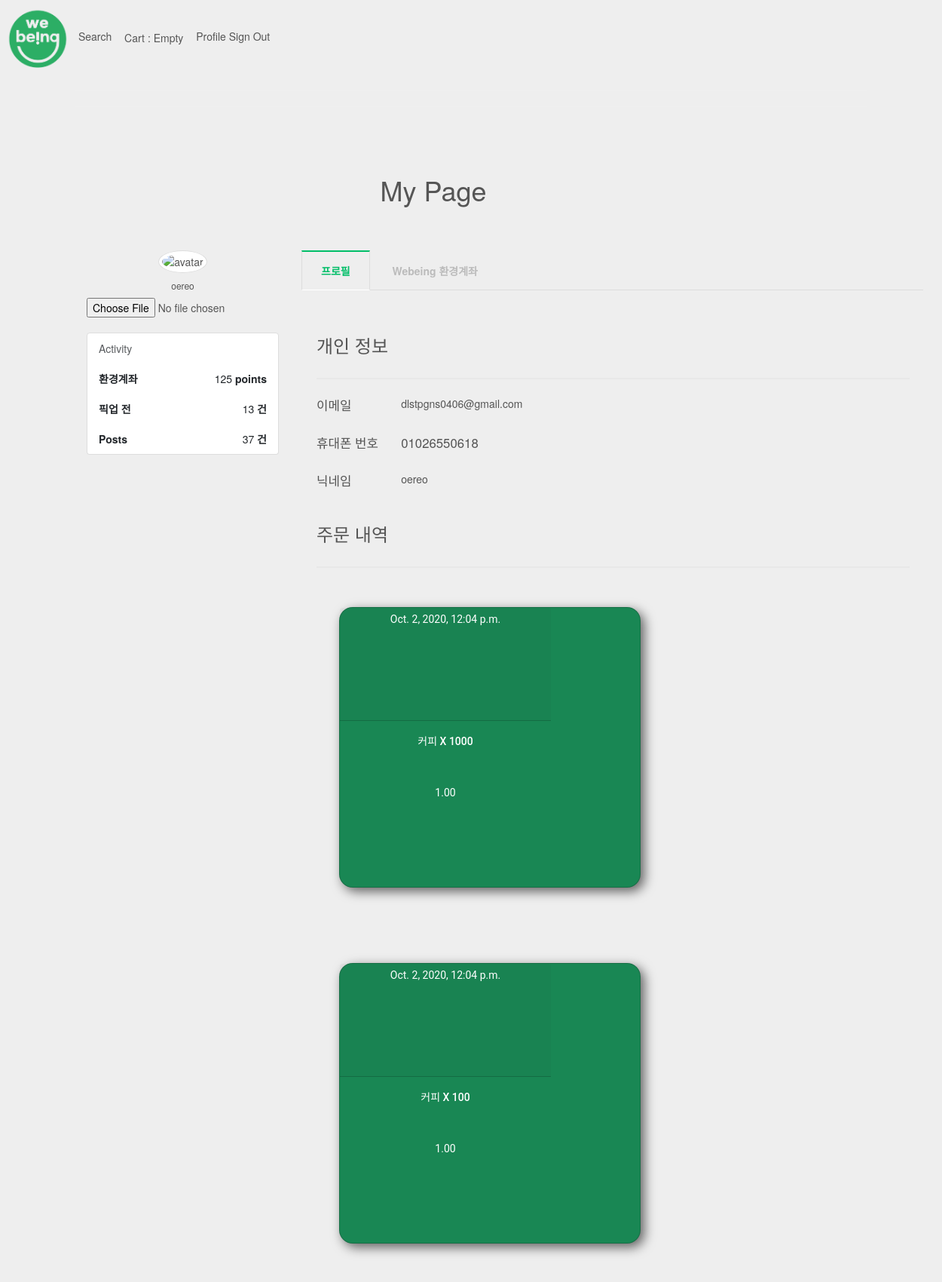
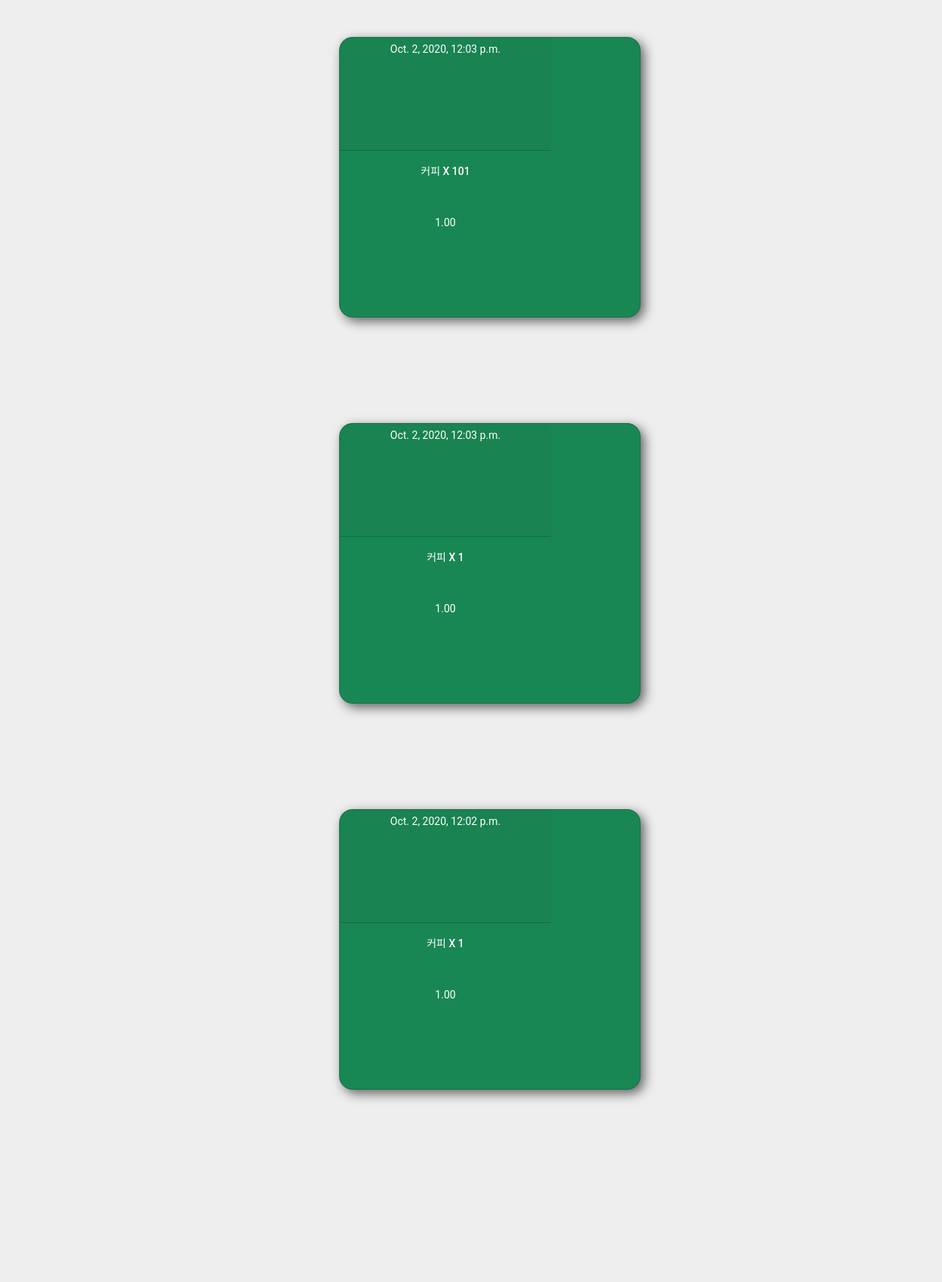
Screenshot of /customerPage/ (signed in, upper part) with the database file from the repository (2 pictures, top to bottom).
### Account/models.py (models this page shows, shortened)
class User(AbstractBaseUser):
    email = models.EmailField(
        verbose_name='email',
        max_length=255,
        unique=True,
    )
    nickname = models.CharField(
        max_length=20,
        null=False,
        unique=True
    )
    phone_number = models.CharField(max_length=14, null=False, unique=True)
    business_number = models.CharField(max_length=30, null=True, unique=True)
    seller_address = models.CharField(max_length=30, null=True, unique=True)
    seller_name = models.CharField(max_length=30, null=True, unique=True)
    env_money = models.IntegerField(null=True)
    is_active = models.BooleanField(default=True)
    is_admin = models.BooleanField(default=False)
    is_seller = models.BooleanField(null=True, default=True)
    objects = UserManager()
    USERNAME_FIELD = 'email'
    REQUIRED_FIELDS = ['nickname', 'phone_number']

### order/models.py (models this page shows, shortened)
class OrderItem(models.Model):
    order = models.ForeignKey(Order, on_delete=models.CASCADE, related_name='items')
    product = models.ForeignKey(Product, on_delete=models.PROTECT, related_name='order_products')
    price = models.DecimalField(max_digits=10, decimal_places=2)
    quantity = models.PositiveIntegerField(default=1)
    created = models.DateTimeField(auto_now_add=True)
    updated = models.DateTimeField(auto_now=True)

### shop/models.py (models this page shows, shortened)
class Product(models.Model):
    restaurant = models.ForeignKey(Restaurant, on_delete=models.SET_NULL, null=True, related_name='products')
    name = models.CharField(max_length=200, db_index=True)
    slug = models.SlugField(max_length=200, db_index=True, unique=True, allow_unicode=True)
    image = models.ImageField(upload_to='products/%Y/%m/%d', blank=True)
    description = models.TextField(blank=True)
    meta_description = models.TextField(blank=True)
    origin_price = models.IntegerField()
    price = models.IntegerField()  ## [찬규] 가격 정보 정수값으로 수정했습니다.
    discount = models.IntegerField(default=0)
    stock = models.PositiveIntegerField()
    available_display = models.BooleanField('Display', default=True)
    available_order = models.BooleanField('Order', default=True)
    created = models.DateTimeField(auto_now_add=True)
    updated = models.DateTimeField(auto_now=True)
    class Meta:
        ordering = ['-created']
        index_together = [['id', 'slug']]
    def __str__(self):
        return self.name

### Account/views.py (the view)
# urls.py: path('customerPage/', views.customer_page, name="customerPage"),
def customer_page(request):
    user = request.user
    orders = Order.objects.filter(user=user)
    user_env_point = User.objects.get(email=user.email)
    user_env_point_amount = user_env_point.env_money
    order_items_list = []
    for order in orders:
        order_items_list.append(OrderItem.objects.filter(order=order))
    return render(request, 'customerPage.html', {
        'order_items_list': order_items_list,
        'orders': orders,
        'user_env_point_amount': user_env_point_amount
    })

### Account/templates/customerPage.html (shortened to what this page needs)
{% extends "base.html" %}
{% load static %}
{% block head%}
<link rel="stylesheet" href="https://maxcdn.bootstrapcdn.com/bootstrap/3.3.7/css/bootstrap.min.css">
<link rel = "stylesheet" href = "{% static 'css/customerpage.css'%}">
{% endblock %}
{% block content %}
<hr>
<div class="container bootstrap snippet">
    <div class="row">
        <div class="col-sm-10"><h1>My Page</h1></div>
    </div>
    <div class="row">
        <div class="col-sm-3">
            <div class="text-center">
                <img src="http://ssl.gstatic.com/accounts/ui/avatar_2x.png" class="avatar img-circle img-thumbnail"
                     alt="avatar">
                <h6>{{user.nickname}}</h6>
                <input type="file" class="text-center center-block file-upload">
            </div>
            </hr><br>
            <ul class="list-group">
                <li class="list-group-item text-muted">Activity </li>
                <li class="list-group-item text-right"><span class="pull-left"><strong>환경계좌</strong></span> 125 <strong>
                    points</strong></li>
                <li class="list-group-item text-right"><span class="pull-left"><strong>픽업 전</strong></span> 13 <strong>
                    건</strong></li>
                <li class="list-group-item text-right"><span class="pull-left"><strong>Posts</strong></span> 37<strong>
                    건</strong></li>
            </ul>
        </div>
        <div class="col-sm-9">
            <label for="tab1">프로필</label>
            <label for="tab2">Webeing 환경계좌</label>
            <section id="content1">
                <div class="box-in-profile">
                    <div class="myinfo">
                        <h3>개인 정보</h3>
                        <hr style="border: 1px solid lightgray; width:100%; float:left;">
                    </div>
                    <div class="leftemail">
                        <p id = "fontsub">이메일</p>
                    </div>
                    <div class="rightemail">
                        <p>{{user.email}}</p>
                    </div>
                    <div class="leftphone">
                        <p id = "fontsub">휴대폰 번호</p>
                    </div>
                    <div class="rightphone">
                        <p id="fontsub">{{user.phone_number}}</p>
                    </div>
                    <div class = "leftnickname">
                        <p id = "fontsub">닉네임</p>
                    </div>
                    <div class = "rightnickname">
                        <p>{{user.nickname}}</p>
                    </div>
                    <div class="mybuy">
                        <h3>주문 내역</h3>
                        <hr style="border: 1px solid lightgray; width:100%; float:left;">
                    </div>
                    <div class = "buylist">
                        {% for order_items in order_items_list %}
                        {% for order_item in order_items %}
                        <div class="card text-white bg-success mb-3" style="max-width: 40rem;">
                            <div class="card-header">{{order_item.created}}</div>
                            <div class="card-body">
                                <h5 class="card-title"> {{order_item.product}} X {{order_item.quantity}}
                                </h5>
                                <p class="card-text">{{order_item.price}}</p>
                            </div>
                        </div>
                        <br/>
                        {% endfor %}
                        <br/>
                        <br/>
                        {% endfor %}
                    </div>
                </div>
            </section>
        </div>
    </div>
</div>
</div>
{% endblock %}

### Webeing/templates/base.html (shortened to what this page needs)
{% load static %}
<html lang="en">
<head>
    <link type="text/css" rel="stylesheet" href="https://unpkg.com/bootstrap/dist/css/bootstrap.min.css"/>
    <link type="text/css" rel="stylesheet" href="https://unpkg.com/bootstrap-vue@latest/dist/bootstrap-vue.css"/>
    <link type="text/css" rel="stylesheet" href="{% static 'css/card.css' %}">
    {% block head %}
    {% endblock %}
</head>
<body v-bind:style="margin : 100px">
<div id="nav" v-bind:style="grid">
    <b-navbar toggleable="lg" type="light" variant="light">
        <a href="/main"><img src="{% static '/img/webeing.png'%}" alt="webeing" style="width:100px; height: 100px;"></a>
        <b-collapse id="nav-collapse" is-nav>
            <b-navbar-nav class="mx-auto">
                <b-nav-form>
                    <b-button size="sm" class="my-2 my-sm-0" type="submit">Search</b-button>
                </b-nav-form>
            </b-navbar-nav>
            <b-navbar-nav class="ml-auto">
                {% if user.is_authenticated %}
                <a class="nav-link btn btn-outline-success" href="{% url 'cart:detail' %}">Cart
                    {% if cart|length > 0 %}
                    ${{ cart.get_total_price }} with {{cart|length}} items
                    {% else %}
                    : Empty
                    {% endif %}
                </a>
                <b-nav-item-dropdown right>
                    {% if user.is_seller == True %}
                    <b-dropdown-item href="{% url 'sellerPage' %}">Profile</b-dropdown-item>
                    {% else %}
                    <b-dropdown-item href="{% url 'customerPage' %}">Profile</b-dropdown-item>
                    {% endif %}
                    <b-dropdown-item href="{% url 'logout' %}">Sign Out</b-dropdown-item>
                </b-nav-item-dropdown>
                {% else %}
                <b-nav-item href="{% url 'signup' %}">SIGNUP</b-nav-item>
                <b-nav-item href="{% url 'login' %}">로그인</b-nav-item>
            </b-navbar-nav>
            {% endif %}
        </b-collapse>
    </b-navbar>
</div>
<div style="margin : 0 100px 0 100px">
    <hr>
    {% block content %}
    {% endblock %}
</body>
</html>

### shop/static/css/card.css (style rules this page uses)
a { text-decoration: none }
.card { display: grid; grid-template-columns: 280px; grid-template-rows: 150px 160px 60px; grid-template-areas: "image" "text" "stats"; border-radius: 18px; background: white; box-shadow: 5px 5px 15px rgba(0, 0, 0, 0.6); font-family: roboto; text-align: center; }
.card-text { grid-area: text; }
.card-text { grid-area: text; margin-top: 50px; }
.card { . . . transition: 0.5 s ease; cursor: pointer; margin: 30px; }

### Account/static/css/customerpage.css (style rules this page uses)
.box-in-profile { display: grid; margin: 20px; grid-template-columns: 1fr 6fr ; grid-template-rows: 100px 50px 50px 50px 100px 1fr; grid-template-areas: "myinfo myinfo" "leftemail rightemail" "leftphone rightphone" "leftnickname rightnickname" "mybuy mybuy" "buylist buylist" }
.myinfo { grid-area: myinfo; }
.mybuy { grid-area: mybuy; }
.buylist { grid-area: buylist; }
.box-in-profile:nth-child(1) { grid-row:1/3; }

### Account/templates/customerPage.html (style rules this page uses)
body { color: #555; background: #eeeeee; margin: 0; padding: 0; box-sizing: border-box; }
h1 { padding: 50px 0; font-weight: 400; text-align: center; }
p { margin: 0 0 20px; line-height: 1.5; }
section { display: none; padding: 20px 0 0; border-top: 1px solid #ddd; }
input { display: none; }
label { display: inline-block; margin: 0 0 -1px; padding: 15px 25px; font-weight: 600; text-align: center; color: #bbb; border: 1px solid transparent; }
input:checked + label { color: #00be68; border: 1px solid #ddd; border-top: 2px solid #00be68; border-bottom: 1px solid #ffffff; }
#tab1:checked ~ #content1, #tab2:checked ~ #content2, #tab3:checked ~ #content3, #tab4:checked ~ #content4 { display: block; }
#fontsub { font-size: 120%; color: #545454; }

### rows the page displays
User: nickname "oereo", email "dlstpgns0406@gmail.com", phone_number "01026550618"
OrderItem: created "Oct. 2, 2020, 12:04 p.m.", product "커피", quantity "1000", price "1.00"
OrderItem: created "Oct. 2, 2020, 12:04 p.m.", product "커피", quantity "100", price "1.00"
OrderItem: created "Oct. 2, 2020, 12:03 p.m.", product "커피", quantity "101", price "1.00"
OrderItem: created "Oct. 2, 2020, 12:03 p.m.", product "커피", quantity "1", price "1.00"
OrderItem: created "Oct. 2, 2020, 12:02 p.m.", product "커피", quantity "1", price "1.00"
